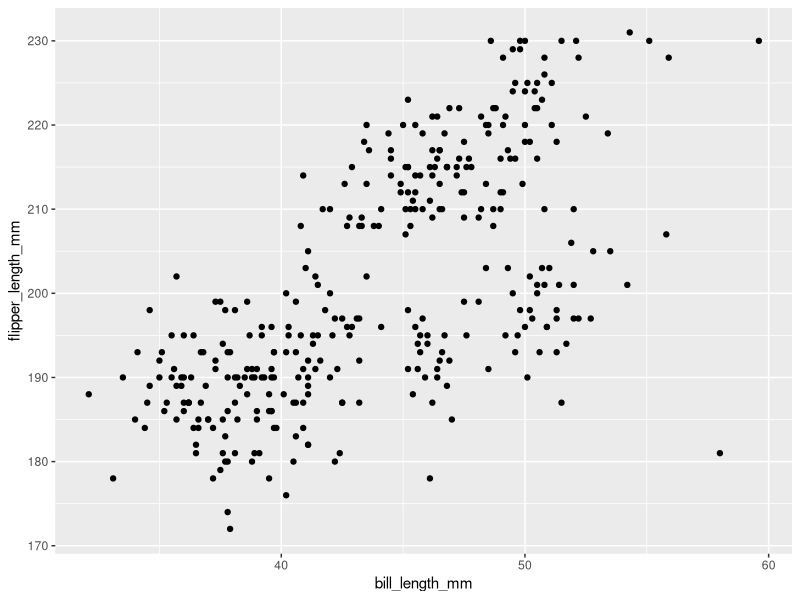
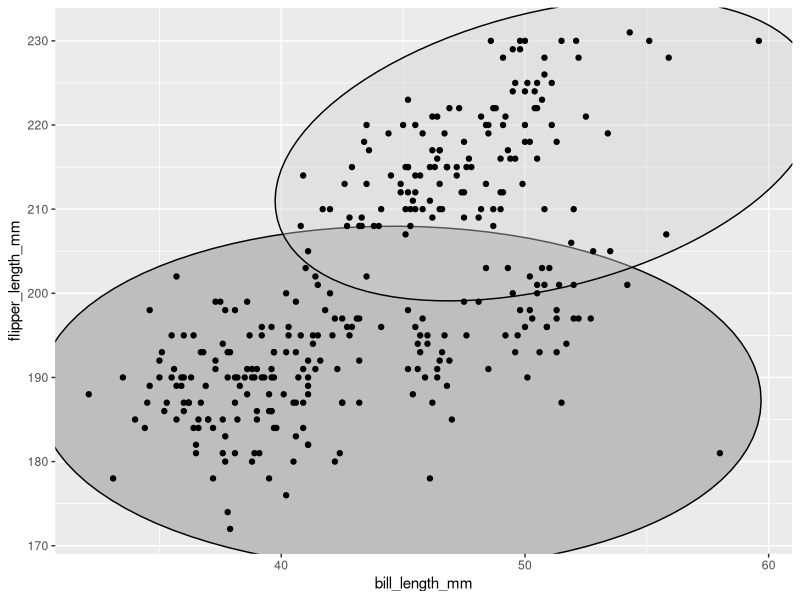
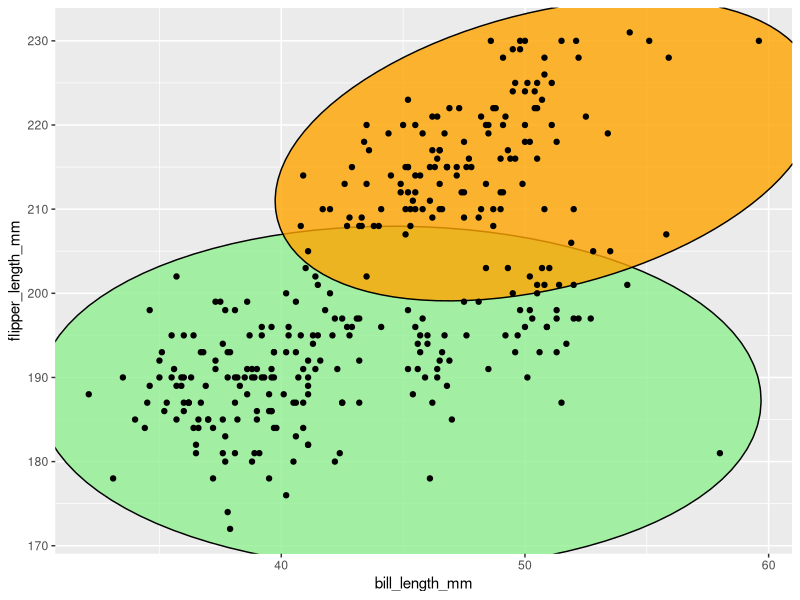
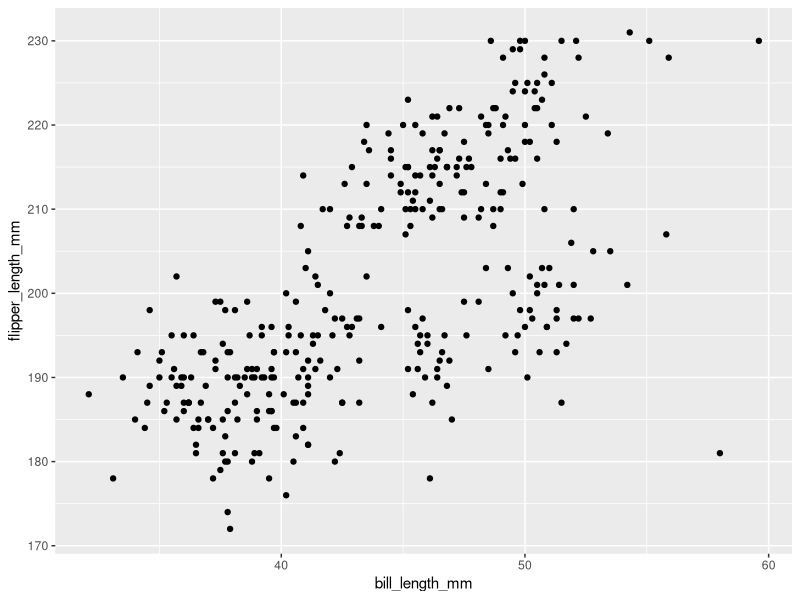
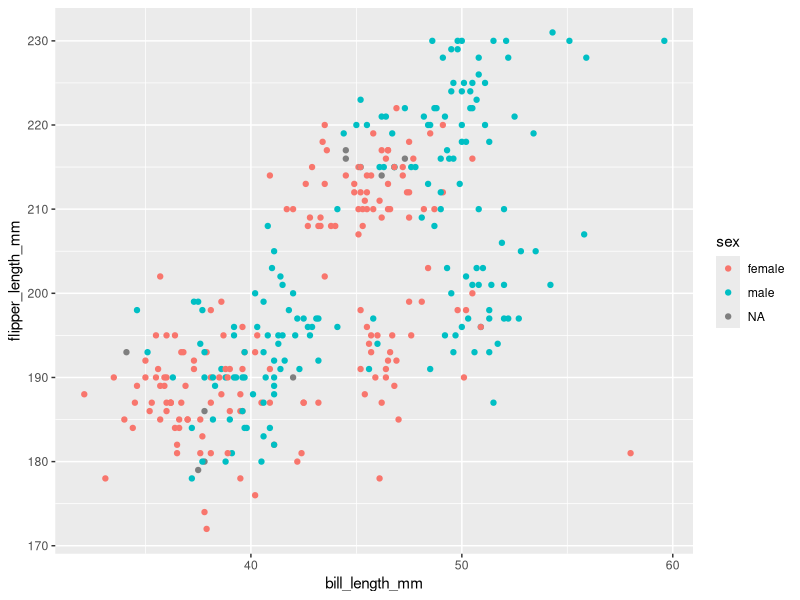
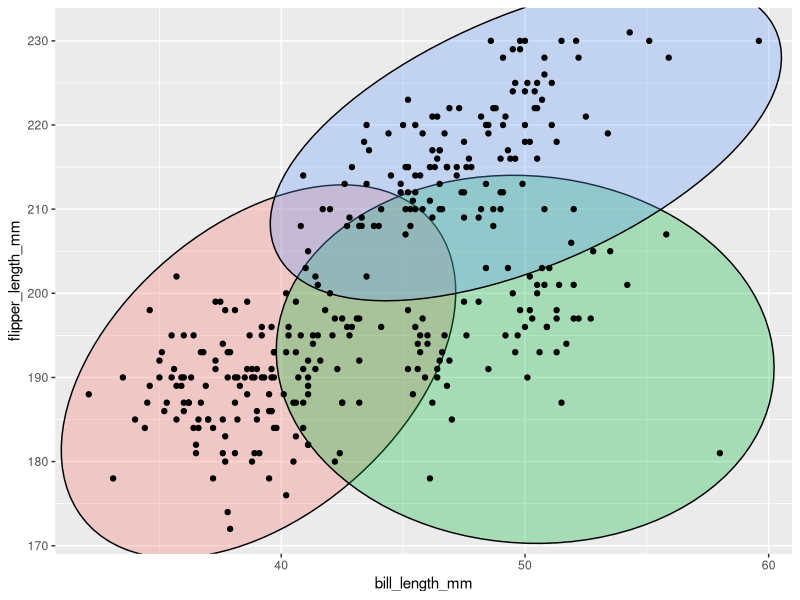
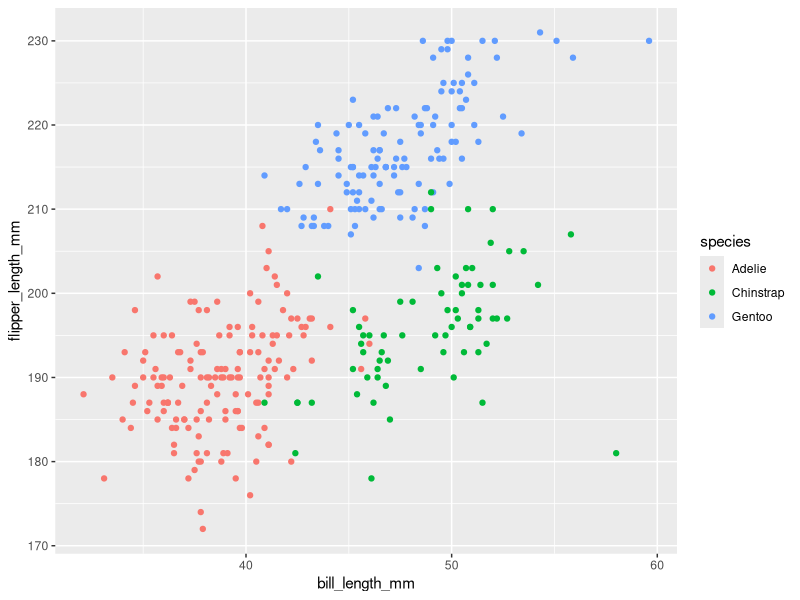
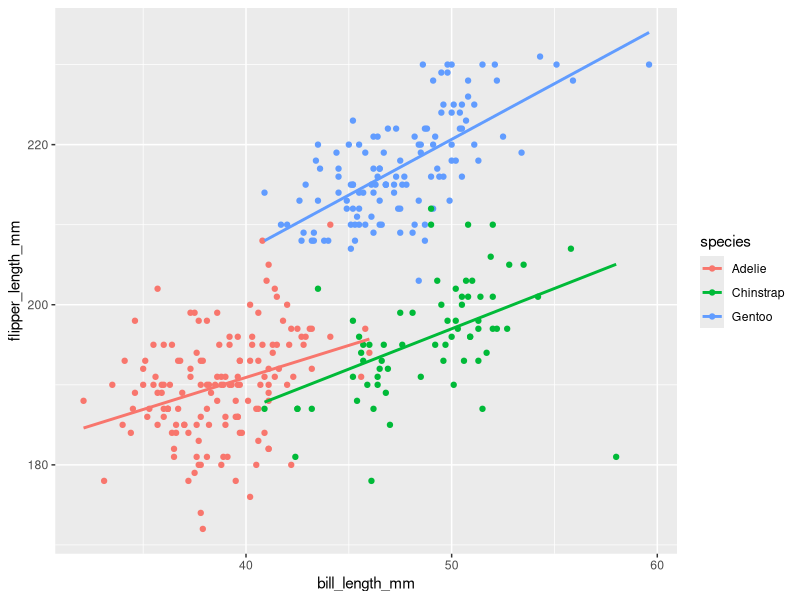

These figures' R source, in order: (Note: this script raises an error after producing the figures.)
## ---- chunk 1
knitr::opts_chunk$set(strip.white = TRUE)
## ---- chunk 2
library(tidyverse)
library(palmerpenguins)
## ---- chunk 3
penguins %>%
  ggplot(mapping = aes(y = flipper_length_mm,
                       x = bill_length_mm)) +
  geom_point()
## ---- chunk 4
penguins %>%
  drop_na() %>%
  ggplot(mapping = aes(y = flipper_length_mm,
                       x = bill_length_mm)) +
  #  ggforce::geom_mark_ellipse(aes(fill = species)) +
  ggforce::geom_mark_ellipse(data = penguins %>%
                               filter(flipper_length_mm < 205),
                             fill = "grey",
                             alpha = 1) +
  ggforce::geom_mark_ellipse(data = penguins %>%
                               filter(flipper_length_mm > 205),
                             fill = "lightgrey",
                             alpha = 0.4) +
  geom_point()

## ---- chunk 5
penguins %>%
  drop_na() %>%
  ggplot(mapping = aes(y = flipper_length_mm,
                       x = bill_length_mm)) +
  #  ggforce::geom_mark_ellipse(aes(fill = species)) +
  ggforce::geom_mark_ellipse(data = penguins %>%
                               filter(flipper_length_mm < 205),
                             fill = "lightgreen",
                             alpha = 0.8) +
  ggforce::geom_mark_ellipse(data = penguins %>%
                               filter(flipper_length_mm > 205),
                             fill = "orange",
                             alpha = 0.8) +
  geom_point()
## ---- chunk 6
penguins %>%
  ggplot(mapping = aes(y = flipper_length_mm,
                       x = bill_length_mm),
         color = sex) +
  geom_point()
## ---- chunk 7
penguins %>%
  ggplot(mapping = aes(y = flipper_length_mm,
                       x = bill_length_mm,
                       color = sex)) +
  geom_point()
## ---- chunk 8
penguins %>%
  drop_na() %>%
  ggplot(mapping = aes(y = flipper_length_mm,
                       x = bill_length_mm)) +
    ggforce::geom_mark_ellipse(aes(fill = species)) +
  # geom_mark_ellipse(aes(fill = species,
  #                       label = species),
  #                   expand = unit(0.5,"mm"),
  #                   label.buffer = unit(-5, 'mm'))+
  theme(legend.position = "none")+
  geom_point()
## ---- chunk 9
penguins %>%
  ggplot(mapping = aes(y = flipper_length_mm,
                       x = bill_length_mm,
                       color = species)) +
  geom_point()
## ---- chunk 10
penguins %>%
  ggplot(mapping = aes(y = flipper_length_mm,
                       x = bill_length_mm,
                       color = species)) +
  geom_point() +
  geom_smooth(method = "lm", se = FALSE)
## ---- chunk 11
penguins %>%
  ggplot(aes(y = flipper_length_mm,
             x = bill_length_mm)) +
  geom_point(aes(color = species)) +
  geom_smooth(method = "lm", se = FALSE)
## ---- chunk 12
penguins %>%
  ggplot(aes(y = flipper_length_mm,
             x = bill_length_mm)) +
  geom_point(color = orange) +
  geom_smooth(method = "lm", se = FALSE)
## ---- chunk 13
penguins %>%
  ggplot(aes(y = flipper_length_mm,
             x = bill_length_mm)) +
  geom_point(color = "orange") +
  geom_smooth(method = "lm", se = FALSE)
## ---- chunk 14
penguins %>%
  ggplot(aes(y = flipper_length_mm,
             x = bill_length_mm)) +
  geom_point(color = "orange") +
  geom_smooth(method = "lm", se = FALSE, color = "purple")
## ---- chunk 15
penguins %>%
  ggplot(aes(y = flipper_length_mm,
             x = bill_length_mm),
         color = "orange") +
  geom_point() +
  geom_smooth(method = "lm", se = FALSE)
## ---- chunk 16
penguins %>%
  ggplot(aes(y = flipper_length_mm,
             x = bill_length_mm)) +
  geom_point(color = "#9FE2BF") +
  geom_smooth(method = "lm", se = FALSE, color = "#FFBF00")
## ---- chunk 17
penguins %>%
  ggplot(aes(y = flipper_length_mm,
             x = bill_length_mm)) +
  geom_point(aes(color = flipper_length_mm > 200)) +
  geom_smooth(method = "lm", se = FALSE, color = "#FFBF00")
## ---- chunk 18
penguins %>%
  ggplot(aes(y = flipper_length_mm,
             x = bill_length_mm)) +
  geom_point(aes(color = species,
                 shape = species)) +
  geom_smooth(method = "lm", se = FALSE)
## ---- chunk 19
penguins %>%
  ggplot(aes(y = flipper_length_mm,
             x = bill_length_mm)) +
  geom_point(aes(color = species,
                 shape = island)) +
  geom_smooth(method = "lm", se = FALSE)
## ---- chunk 20
penguins %>%
  ggplot(aes(y = flipper_length_mm,
             x = bill_length_mm)) +
  geom_point(aes(color = species),
             shape = 17) +
  geom_smooth(method = "lm", se = FALSE)
## ---- chunk 21
penguins %>%
  ggplot(aes(y = flipper_length_mm,
             x = bill_length_mm)) +
  geom_point(aes(color = species),
             shape = 2) +
  geom_smooth(method = "lm", se = FALSE)
## ---- chunk 22
penguins %>%
  ggplot(aes(y = flipper_length_mm,
             x = bill_length_mm)) +
  geom_point(aes(color = species),
             shape = 24,
             fill = 'darkgrey') +
  geom_smooth(method = "lm", se = FALSE)
## ---- chunk 23
penguins %>%
  ggplot(aes(y = flipper_length_mm,
             x = bill_length_mm)) +
  geom_point(aes(color = species,
                 shape = species,
                 size = species)) +
  geom_smooth(method = "lm", se = FALSE)
## ---- chunk 24
penguins %>%
  ggplot(aes(y = flipper_length_mm,
             x = bill_length_mm)) +
geom_smooth(method = "lm", se = FALSE) +  
  geom_point(aes(color = species,
                 shape = species,
                 size = species))
## ---- chunk 25
penguins %>%
  ggplot(aes(y = flipper_length_mm,
             x = bill_length_mm)) +
  geom_point(aes(color = species),
             shape = 24,
             fill = 'darkgrey',
             size = 4) +
  geom_smooth(method = "lm", se = FALSE)
## ---- chunk 26
penguins %>%
  ggplot(aes(y = flipper_length_mm,
             x = bill_length_mm)) +
  geom_point(aes(color = species)) +
  geom_point(aes(color = species),
             size = 4,
             shape = 6) +  
  geom_smooth(method = "lm", se = FALSE)
## ---- chunk 27
penguins %>%
  ggplot(aes(y = flipper_length_mm,
             x = bill_length_mm)) +
  geom_point(aes(color = species,
                 shape = species,
                 size = species,
                 alpha = species)) +
  geom_smooth(method = "lm", se = FALSE)
## ---- chunk 28
penguins %>%
  ggplot(aes(y = flipper_length_mm,
             x = bill_length_mm)) +
  geom_point(aes(color = species,
                 shape = species),
             size = 3,
             alpha = 0.8) +
  geom_smooth(method = "lm", se = FALSE)
## ---- chunk 29
penguins %>%
  ggplot(aes(y = flipper_length_mm,
             x = bill_length_mm)) +
  geom_point(aes(color = species,
                 shape = species),
             size = 3,
             alpha = 0.3) +
  geom_smooth(method = "lm", se = FALSE)
## ---- chunk 30
penguins %>%
  ggplot(aes(y = flipper_length_mm,
             x = bill_length_mm)) +
  geom_point(aes(color = species,
                 shape = species),
             size = 3,
             alpha = 0.3) +
  geom_smooth(method = "lm", se = FALSE) +
  geom_point(data = penguins %>% filter((bill_length_mm > 39 & bill_length_mm < 40) &
                                          flipper_length_mm > 184 & flipper_length_mm < 188),
             color = 'red',
             shape = 1,
             size = 7) +
    geom_point(data = penguins %>% filter((bill_length_mm > 39 & bill_length_mm < 40) &
                                          flipper_length_mm > 184 & flipper_length_mm < 188),
             color = 'red',
             shape = 1,
             size = 8) +
    geom_point(data = penguins %>% filter((bill_length_mm > 36 & bill_length_mm < 36.7) &
                                          flipper_length_mm > 185 & flipper_length_mm < 189),
             color = 'red',
             shape = 1,
             size = 7) +  
      geom_point(data = penguins %>% filter((bill_length_mm > 36 & bill_length_mm < 36.7) &
                                          flipper_length_mm > 185 & flipper_length_mm < 189),
             color = 'red',
             shape = 1,
             size = 8)
## ---- chunk 31
diamonds %>%
  ggplot(aes(y = table, x = depth)) +
  geom_point(alpha = 0.1)
